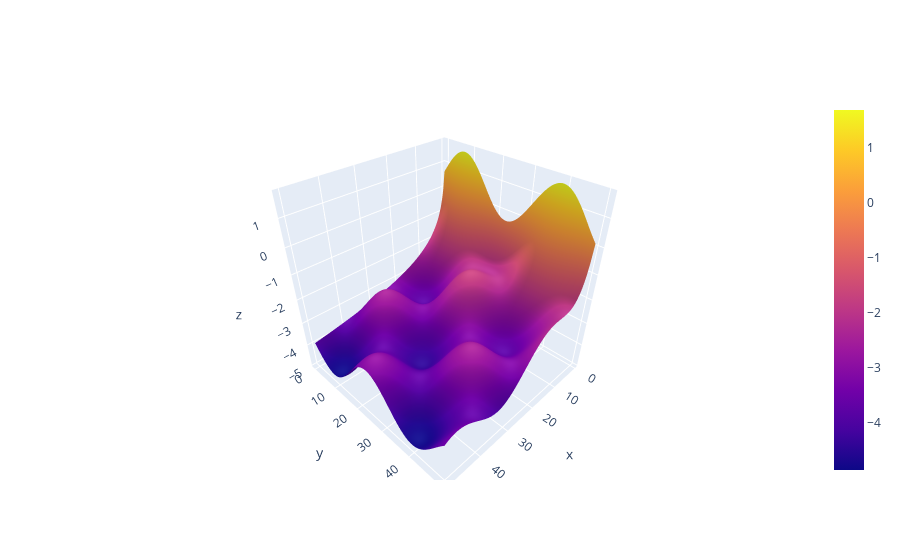

Source (notebook cell):
### Markdown cell above
# Some Function

### Code cell
scale = 50.0
x = np.linspace(0.0, scale, num=100)
y = np.linspace(0.0, scale, num=100)
z = np.zeros((len(x),len(y)))

def y_func(a, b):
    return np.sin( a / 5) * np.cos( b / 5) - np.log(b)
    
for i_indx, i in enumerate(x):
    for j_indx, j in enumerate(y):
#         z[i,j] = np.log(i) + np.log(j)
        z[i_indx,j_indx] = y_func(i, j)
#         z[i_indx,j_indx] = np.sin(10*(i**2+j**2))/10.0

fig = go.Figure(
    data=go.Surface(x=x,y=y,z=z)
)
fig
